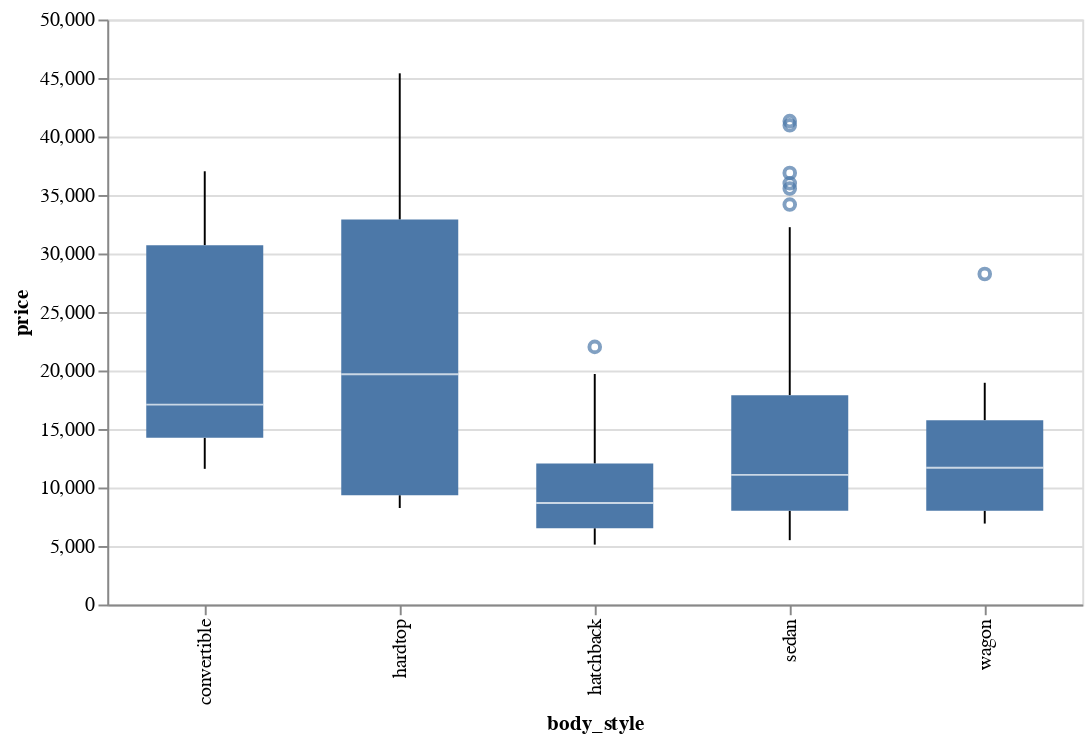

The code cell stored with this chart in its notebook:
### Markdown cell above
Updating the box sizes

### Code cell
# Updating the box sizes
alt.Chart(df).mark_boxplot(size=60).encode(
    x='body_style',
    y='price'
).properties(width=500)

### Figure 1 — Vega-Lite specification as saved in the notebook (floating-point values rounded to 4 significant figures; data arrays with more than 128 entries replaced by an {"elided": "..."} marker saying what was removed)
{"config": {"view": {"continuousWidth": 300, "continuousHeight": 300}}, "data": {"name": "data-377522f69c9237e141896e4eb0e07f53"}, "mark": {"type": "boxplot", "size": 60}, "encoding": {"x": {"field": "body_style", "type": "nominal"}, "y": {"field": "price", "type": "quantitative"}}, "width": 500, "$schema": "https://vega.github.io/schema/vega-lite/v5.17.0.json", "datasets": {"data-377522f69c9237e141896e4eb0e07f53": {"elided": "205 records"}}}
